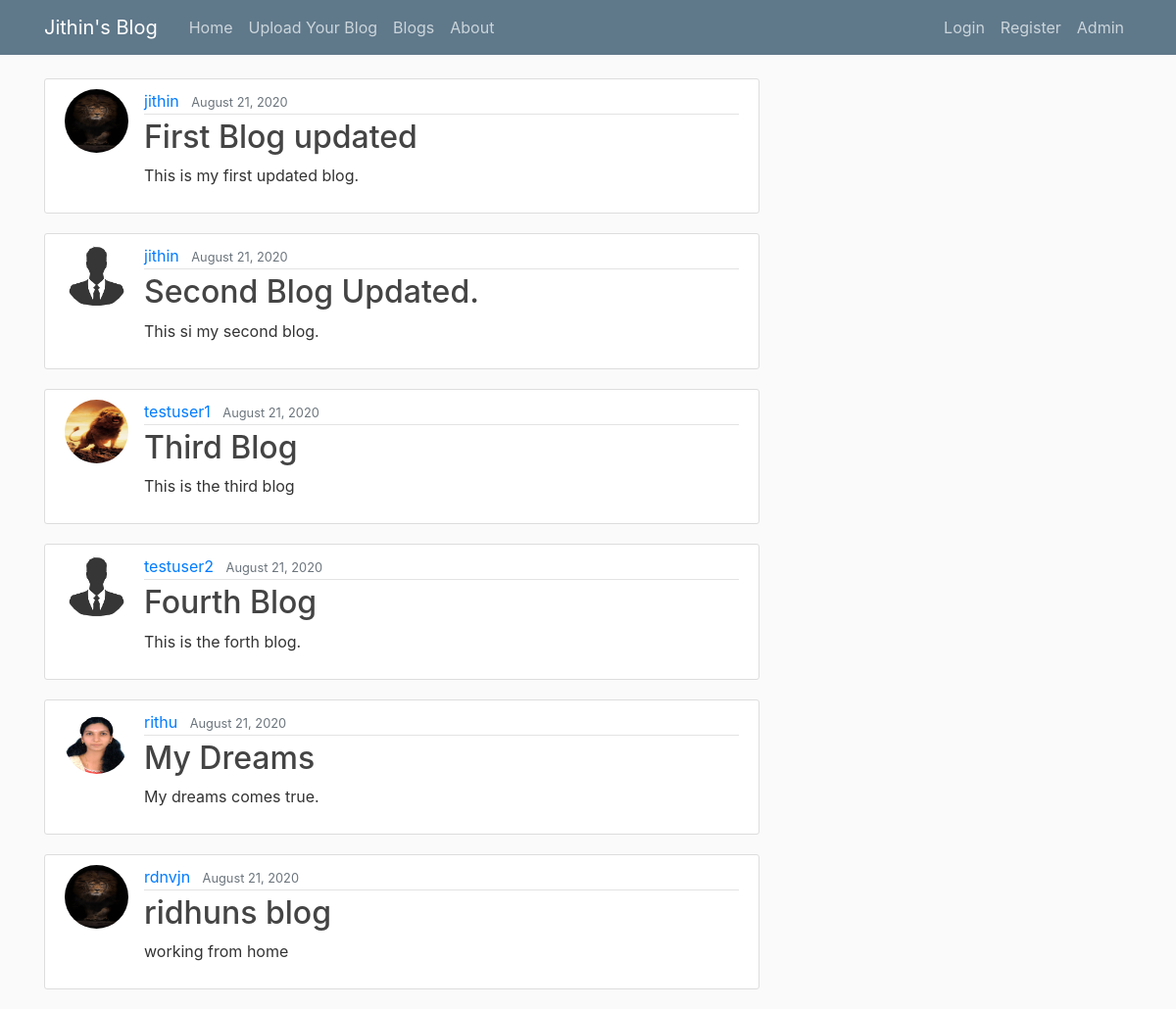
Page /post/list/ on the earlier database version.
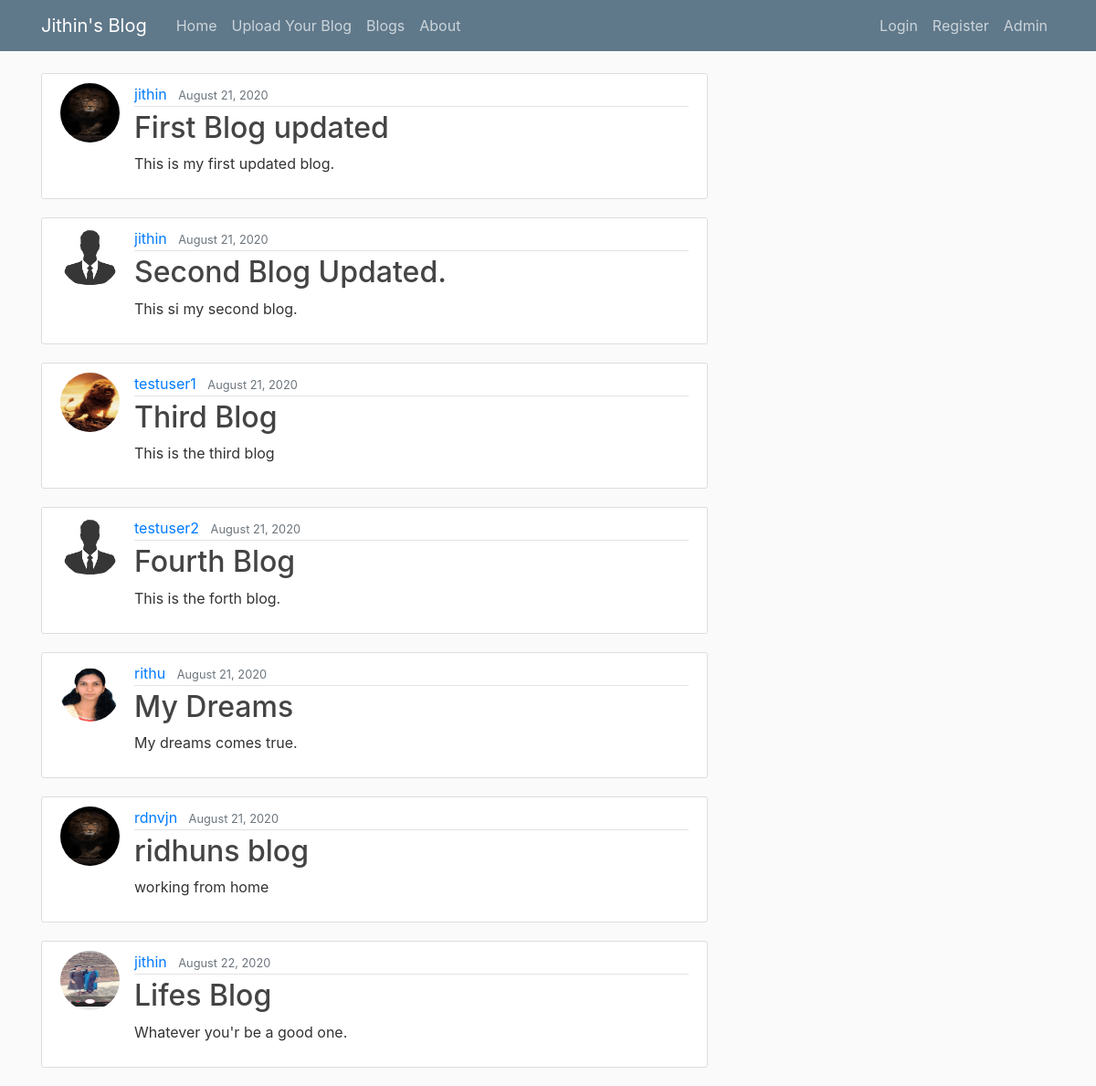
Same page on the later database version.
### blogs/models.py (models this page shows, shortened)
class Posts(models.Model):
    Title = models.CharField(max_length=128)
    Content = models.TextField()
    Date_Of_Upload = models.DateTimeField(default=timezone.now)
    Image = models.ImageField(default="default.jpg",upload_to="profile_pics",blank="True")
    author = models.ForeignKey(User,on_delete=models.CASCADE)

### blogs/views.py (the view)
# urls.py: path('post/list/',BlogListView.as_view(),name="list"),
class BlogListView(ListView):
    model = Posts

### blogs/templates/blogs/posts_list.html
{% extends "blogs/base.html" %}
{% block content %}
{% for posts in object_list %}
<article class="media content-section">
  <img class="rounded-circle article-img" src="{{ posts.Image.url }}">
     <div class="media-body">
       <div class="article-metadata">
         <a class="mr-2" href="#">{{ posts.author }}</a>
         <small class="text-muted">{{ posts.Date_Of_Upload|date:"F d, Y" }}</small>
       </div>
       <h2><a class="article-title" href="{% url "detail" posts.id %}">{{ posts.Title }}</a></h2>
       <p class="article-content">{{ posts.Content }}</p>
     </div>
    </article>
{% endfor %}
{% endblock %}

Differences in the rows shown:
added Posts: Image (picture), author "jithin", Date_Of_Upload "August 22, 2020", Title "Lifes Blog", Content "Whatever you'r be a good one."
